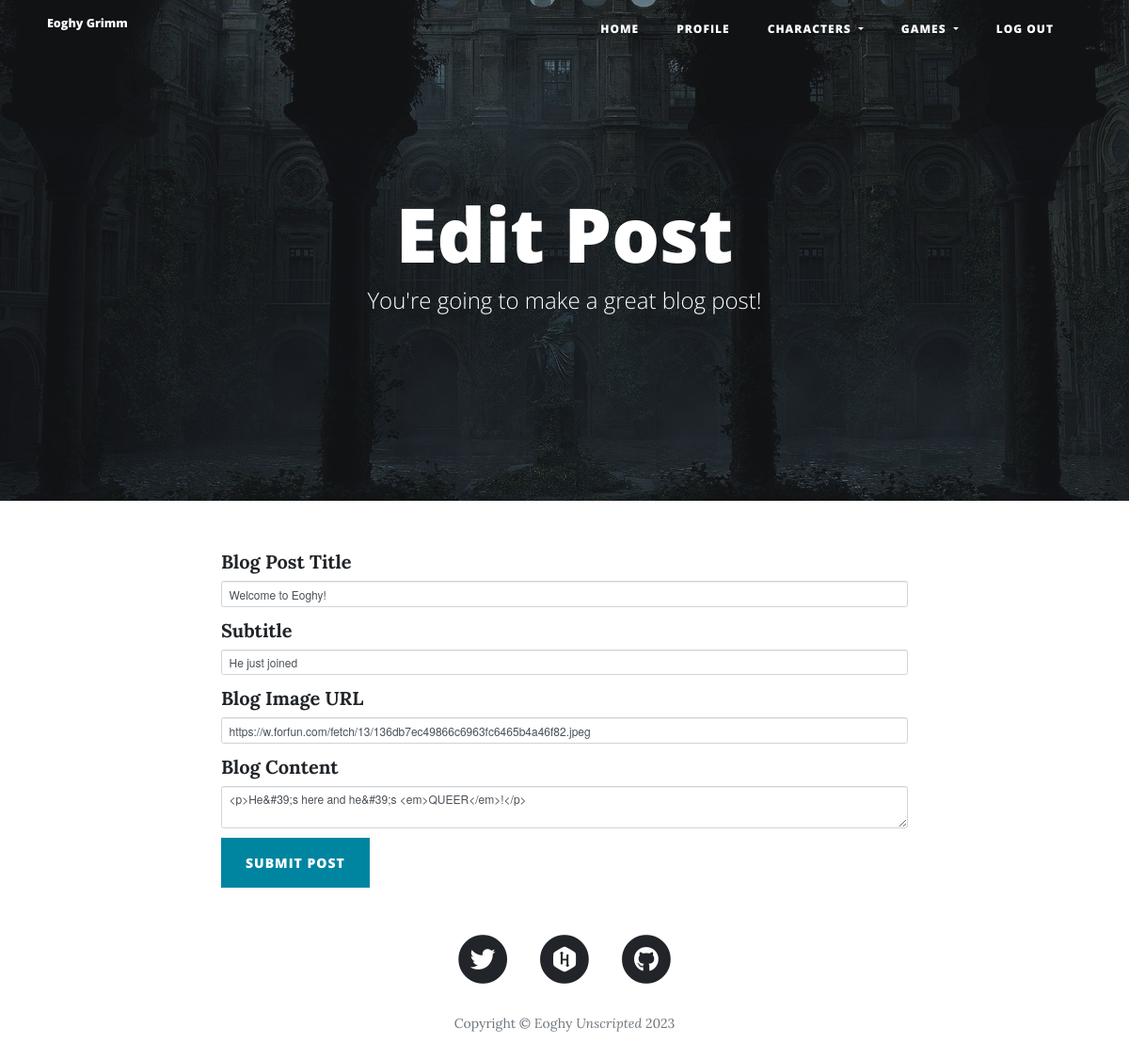
The app's page /edit-post/1 (signed in) with its own data.
### main.py (models this page shows, shortened)
class User(UserMixin, db.Model):
    __tablename__ = "users"
    id = db.Column(db.Integer, primary_key=True)
    email = db.Column(db.String(100), unique=True)
    password = db.Column(db.String(100))
    name = db.Column(db.String(100))
    catch_phrase = db.Column(db.String, nullable=True)
    body = db.Column(db.Text, nullable=True)
    posts = relationship("BlogPost", back_populates="author")
    comments = relationship("Comment", back_populates="comment_author")

class BlogPost(db.Model):
    __tablename__ = "posts"
    id = db.Column(db.Integer, primary_key=True)
    title = db.Column(db.String(250), unique=True, nullable=False)
    subtitle = db.Column(db.String(250), nullable=False)
    date = db.Column(db.String(250), nullable=False)
    body = db.Column(db.Text, nullable=False)
    img_url = db.Column(db.String(250), nullable=False)
    author_id = db.Column(db.Integer, db.ForeignKey("users.id"))
    author = relationship("User", back_populates="posts")
    comments = relationship("Comment", back_populates="parent_post")

### main.py (the view, shortened to what this page needs)
@app.route("/edit-post/<int:post_id>", methods=['GET', 'POST'])
@login_required
def edit_post(post_id):
    post = BlogPost.query.get(post_id)
    edit_form = CreateBlogPostForm(
        title=post.title,
        subtitle=post.subtitle,
        img_url=post.img_url,
        author=post.author,
        body=post.body
    )
    return render_template("make-post.html", form=edit_form, current_user=current_user, is_edit=True, year=this_year)

### forms.py
class CreateBlogPostForm(FlaskForm):
    title = StringField("Blog Post Title", validators=[DataRequired()])
    subtitle = StringField("Subtitle", validators=[DataRequired()])
    img_url = StringField("Blog Image URL", validators=[DataRequired(), URL()])
    body = CKEditorField("Blog Content", validators=[DataRequired()])
    submit = SubmitField("Submit Post")

### main.py (called while the page is built)
@login_manager.user_loader
def load_user(user_id):
    return User.query.get(int(user_id))

### templates/make-post.html (shortened to what this page needs)
{% extends 'base.html' %}
{% import "bootstrap/wtf.html" as wtf %}
{% block styles %}
  {{ super() }}
{% endblock %}
{% block content %}
{% block navigation %}{{ super() }}{% endblock %}
  <header class="masthead" style="background-image: url('{{ url_for('static', filename='img/edit_bg.jpg')}}')">
    <div class="overlay"></div>
    <div class="container">
      <div class="row">
        <div class="col-lg-8 col-md-10 mx-auto">
          <div class="page-heading">
            {% if is_edit: %}
            <h1>Edit Post</h1>
            {% else: %}
            <h1>New Post</h1>
            {% endif %}
            <span class="subheading">You're going to make a great blog post!</span>
          </div>
        </div>
      </div>
    </div>
  </header>
  <div class="container">
    <div class="row">
      <div class="col-lg-8 col-md-10 mx-auto">
        {{ wtf.quick_form(form, novalidate=True, button_map={"submit": "primary"}) }}
      </div>
    </div>
  </div>
  {% block footer %}{{ super() }}{% endblock %}
  {% endblock %}

### templates/base.html (shortened to what this page needs)
{% extends 'bootstrap/base.html' %}
  {% block styles %}
  {{ super() }}
  <link href="{{ url_for('static', filename='vendor/bootstrap/css/bootstrap.min.css') }}" rel="stylesheet">
  <link href="{{ url_for('static', filename='vendor/fontawesome-free/css/all.min.css')}}" rel="stylesheet" type="text/css">
  <link href="{{ url_for('static', filename='css/clean-blog.min.css')}}" rel="stylesheet">
  {% endblock %}
{% block navigation  %}
  <nav class="navbar navbar-expand-lg navbar-light fixed-top" id="mainNav">
    <div class="container">
      <a class="navbar-brand" href="{{url_for('get_all_posts')}}">{{ current_user.name}}</a>
      <div class="collapse navbar-collapse" id="navbarResponsive">
        <ul class="navbar-nav ml-auto">
          <li class="nav-item">
            <a class="nav-link" href="{{ url_for('get_all_posts') }}">Home</a>
          </li>
          {% if not current_user.is_authenticated: %}
          <li class="nav-item">
            <a class="nav-link" href="{{ url_for('login') }}">Login</a>
          </li>
          <li class="nav-item">
            <a class="nav-link" href="{{ url_for('register') }}">Register</a>
          </li>
          {% else: %}
          <li class="nav-item">
            <a class="nav-link" href="{{ url_for('show_profile') }}">Profile</a>
          </li>
          <li class="nav-item dropdown">
            <a class="nav-link dropdown-toggle" href="#" id="navbarDropdown" role="button" data-toggle="dropdown" aria-haspopup="true" aria-expanded="false">
              Characters
            </a>
          </li>
          <li class="nav-item dropdown">
            <a class="nav-link dropdown-toggle" href="#" id="navbarDropdown" role="button" data-toggle="dropdown" aria-haspopup="true" aria-expanded="false">
              Games
            </a>
          </li>
          <li class="nav-item">
            <a class="nav-link" href="{{ url_for('logout') }}">Log Out</a>
          </li>
          {% endif %}
        </ul>
      </div>
    </div>
  </nav>
{% endblock %}
{% block footer %}
 <footer>
    <div class="container">
      <div class="row">
        <div class="col-lg-8 col-md-10 mx-auto">
          <ul class="list-inline text-center">
            <li class="list-inline-item">
              <a href="https://twitter.com/heyeoghy">
                <span class="fa-stack fa-lg">
                  <i class="fas fa-circle fa-stack-2x"></i>
                  <i class="fab fa-twitter fa-stack-1x fa-inverse"></i>
                </span>
              </a>
            </li>
            <li class="list-inline-item">
              <a href="https://www.hackerrank.com/Eoghy">
                <span class="fa-stack fa-lg">
                  <i class="fas fa-circle fa-stack-2x"></i>
                  <i class="fab fa-hackerrank fa-stack-1x fa-inverse"></i>
                </span>
              </a>
            </li>
            <li class="list-inline-item">
              <a href="https://github.com/EoghyUnscripted">
                <span class="fa-stack fa-lg">
                  <i class="fas fa-circle fa-stack-2x"></i>
                  <i class="fab fa-github fa-stack-1x fa-inverse"></i>
                </span>
              </a>
            </li>
          </ul>
          <p class="copyright text-muted">Copyright &copy; Eoghy <em>Unscripted</em> {{ year }}</p>
        </div>
      </div>
    </div>
  </footer>
{% endblock %}

### records on screen
User: name "Eoghy Grimm"
BlogPost: title "Welcome to Eoghy!", subtitle "He just joined", img_url "https://w.forfun.com/fetch/13/136db7ec49866c6963fc6465b4a46f82.jpeg", body "<p>He&#39;s here and he&#39;s <em>QUEER</em>!</p>"

### other values on screen
{{ year }} "2023"
